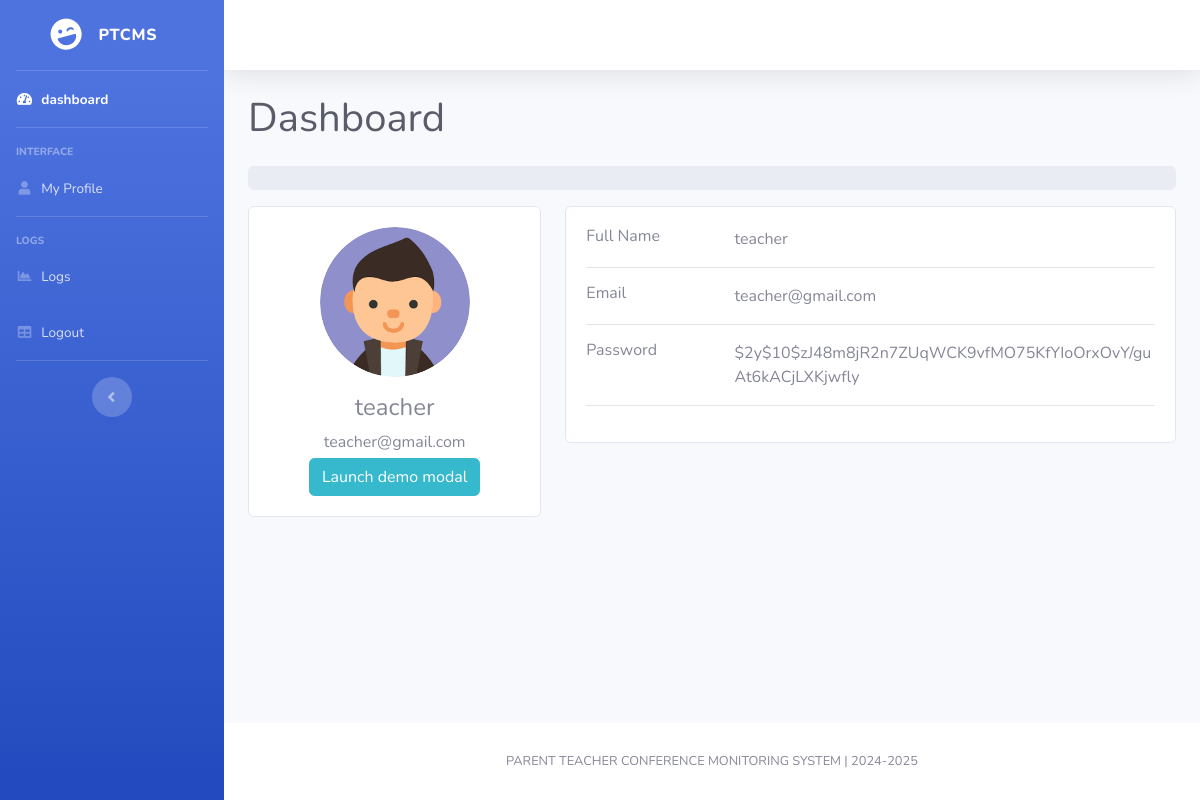
The app's page /teacher/profile.php (signed in) with its own data.
### tables this page shows
CREATE TABLE `teachers` (
  `id` int(11) NOT NULL,
  `image` varchar(255) NOT NULL,
  `name` varchar(80) NOT NULL,
  `email` varchar(100) NOT NULL,
  `password` varchar(100) NOT NULL,
  `date_registered` datetime NOT NULL DEFAULT current_timestamp()
);

### teacher/profile.php (the view, shortened to what this page needs)
<?php
    include("../components/teacher-header.php");
    $select_user = $connForAccounts->prepare("SELECT * FROM `teachers` WHERE id = ? LIMIT 1");
    $select_user->execute([$user_id]);
    $user = $select_user->fetch(PDO::FETCH_ASSOC);
?>
<div id="content">
    <?php include("../components/topbar.php"); ?>
    <div class="container-fluid">
        <div class="d-sm-flex align-items-center justify-content-between mb-4">
            <h1 class="mb-0 text-gray-800">Dashboard</h1>
        </div>
        <div class="main-body">
    <nav aria-label="breadcrumb" class="main-breadcrumb">
      <ol class="breadcrumb">
      </ol>
    </nav>
    <div class="row gutters-sm">
        <div class="col-md-4 mb-3">
            <div class="card">
                <div class="card-body">
                    <div class="d-flex flex-column align-items-center text-center">
                        <img src="<?php echo "../images/profile/" . $user['image']; ?>" alt="profile" class="rounded-circle" width="150">
                        <div class="mt-3">
                            <h4><?php echo ($user['name']); ?></h4>
                            <p class="text-secondary mb-1"><?php echo ($user['email']); ?></p>
                            <button type="button" class="btn btn-info" data-toggle="modal" data-target="#exampleModal">
                                Launch demo modal
                            </button>
                        </div>
                    </div>
                </div>
            </div>
        </div>
        <div class="col-md-8">
            <div class="card mb-3">
                <div class="card-body">
                    <div class="row">
                        <div class="col-sm-3">
                            <h6 class="mb-0">Full Name</h6>
                        </div>
                        <div class="col-sm-9 text-secondary">
                            <?php echo ($user['name']); ?>
                        </div>
                    </div>
                    <hr>
                    <div class="row">
                        <div class="col-sm-3">
                            <h6 class="mb-0">Email</h6>
                        </div>
                        <div class="col-sm-9 text-secondary">
                            <?php echo ($user['email']); ?>
                        </div>
                    </div>
                    <hr>
                    <div class="row">
                        <div class="col-sm-3">
                            <h6 class="mb-0">Password</h6>
                        </div>
                        <div class="col-sm-9 text-secondary">
                            <?php echo ($user['password']); ?>
                        </div>
                    </div>
                    <hr>
                </div>
            </div>
        </div>
    </div>
</div>
    </div>
</div>
<?php include("../components/footer.php"); ?>
</div>
</div>
<?php include("../components/scripts.php"); ?>
</body>
</html>

### records on screen
teachers: image (picture), name "teacher", email "teacher@gmail.com", password "$2y$10$zJ48m8jR2n7ZUqWCK9vfMO75KfYIoOrxOvY/guAt6kACjLXKjwfly"
